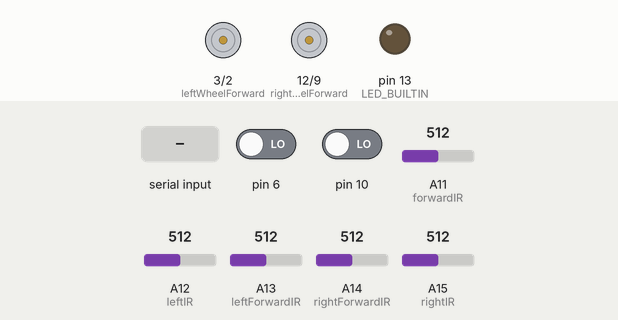
The sketch below on a simulated Arduino Mega 2560, built with avr-gcc and run on an emulated ATmega2560. Parts: motor-driver pin pairs drawn as motors (green arrow = first pin HIGH = forward, orange = second pin HIGH = backward, longer = more drive, scaled by the enable pin), output pins drawn as LEDs (lit = HIGH). The inputs (shaded band) are chosen by the test bench; at power-on: pin 6 LOW, pin 10 LOW, A11 (forwardIR) = 512, A12 (leftIR) = 512, A13 (leftForwardIR) = 512, A14 (rightForwardIR) = 512, A15 (rightIR) = 512. What the sketch prints to the serial monitor is not drawn.

Above: at 1.2 s.
1.3 s: byte 108 (108) received over Serial
At 2.2 s:
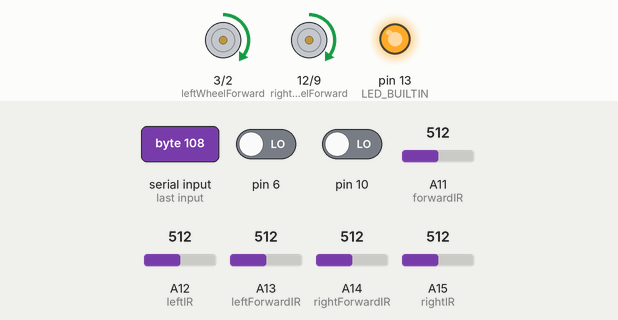
4.3 s: "1" received over Serial
At 4.6 s:
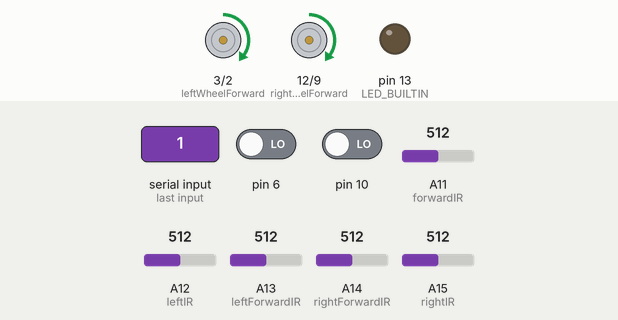
5.8 s: byte 54 (54) received over Serial
At 6.9 s:
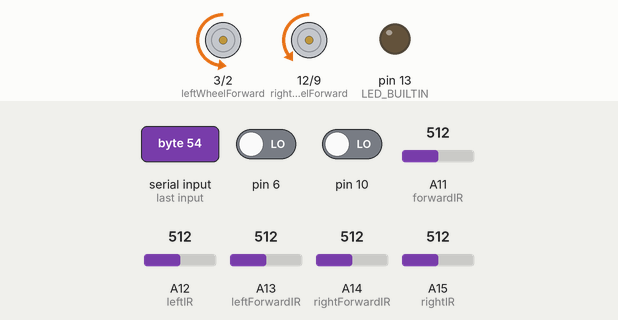
7.3 s: byte 55 (55) received over Serial
At 7.6 s:
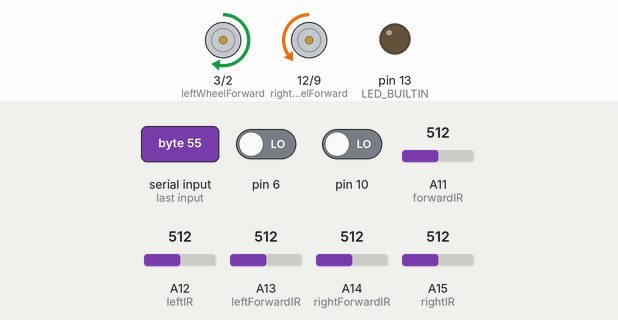
8.8 s: pin 6 driven HIGH
At 10.0 s:
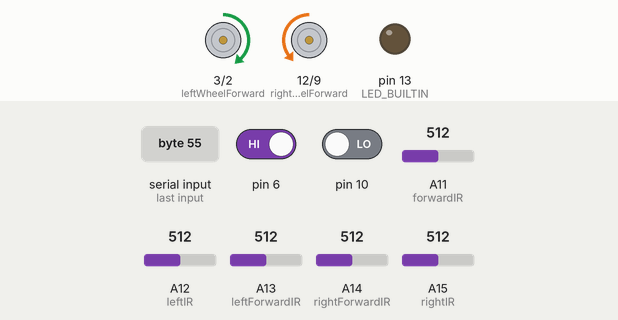
10.3 s: byte 56 (56) received over Serial
At 11.0 s:
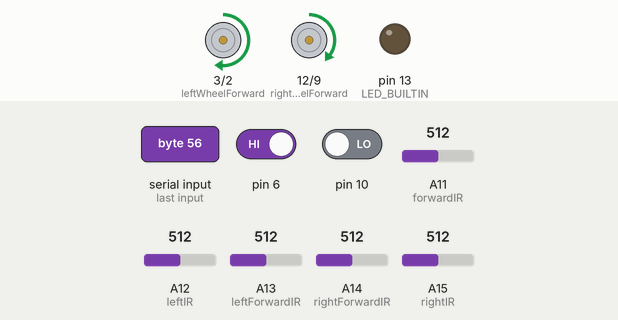
Timing chart, 0 to 12.8 s (numbered marks = the images above; inputs shaded):
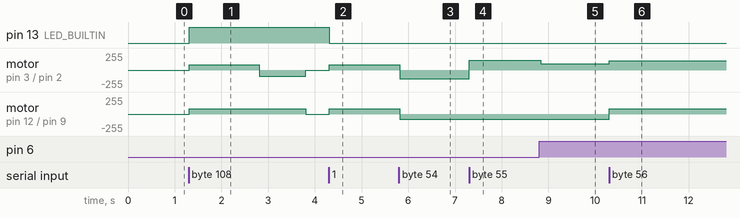

Measured:
- after the input at 1.3 s, pin 13 (LED_BUILTIN): LOW → HIGH at once; motor on pin 3 (leftWheelForward) / pin 2 (leftWheelBackward): stopped → forward 80/255 at once, → backward 92/255 1.5 s later, → stopped 1.0 s later; motor on pin 12 (rightWheelForward) / pin 9 (rightWheelBackward): stopped → forward 80/255 at once, → stopped 2.5 s later
- after the input at 4.3 s, pin 13 (LED_BUILTIN): HIGH → LOW at once
- after the input at 5.8 s, motor on pin 3 (leftWheelForward) / pin 2 (leftWheelBackward): forward 80/255 → backward 128/255 at once; motor on pin 12 (rightWheelForward) / pin 9 (rightWheelBackward): forward 80/255 → backward 80/255 at once
- after the input at 7.3 s, motor on pin 3 (leftWheelForward) / pin 2 (leftWheelBackward): backward 128/255 → forward 147/255 at once
- after the input at 8.8 s, motor on pin 3 (leftWheelForward) / pin 2 (leftWheelBackward): forward 147/255 → forward 92/255 at once; motor on pin 12 (rightWheelForward) / pin 9 (rightWheelBackward): backward 80/255 → backward 81/255 after 0.06 s
- after the input at 10.3 s, motor on pin 3 (leftWheelForward) / pin 2 (leftWheelBackward): forward 92/255 → forward 140/255 at once; motor on pin 12 (rightWheelForward) / pin 9 (rightWheelBackward): backward 81/255 → forward 80/255 at once

The sketch:

arduino.ino
```cpp
//Motors START
//right motors
const int rightWheelEnable = 8;
const int rightWheelForward = 12;
const int rightWheelBackward = 9;
//Left motors
const int leftWheelEnable = 4;
const int leftWheelForward = 3;
const int leftWheelBackward = 2;
//Motors END

//Wheel encoders
int currentLeft;
int currentRight;
int tempLeft;
int tempRight;
int leftChanged;
int rightChanged;

//IR sensors START
const int leftForwardIR = A13;
const int leftIR = A12;
const int rightIR = A15;
const int forwardIR = A11;
const int rightForwardIR = A14;
//IR sensors END

int last1;
int last2;

int count1;
int count2;

int rightSpeed = 80;
int leftSpeed = 80;
int speedConst = 80;
int maxSpeed = 95;

int val = 0;

int sensor1;
int sensor2;
int sensor3;
int sensor4;
int sensor5;
String inString;
int inChar;

void setup() {

  currentLeft = -1;
  currentRight = -1;
  leftChanged = 0;
  rightChanged = 0;
  inChar = 48;

  pinMode(leftWheelEnable, OUTPUT);
  pinMode(leftWheelForward, OUTPUT);
  pinMode(leftWheelBackward, OUTPUT);

  pinMode(rightWheelEnable, OUTPUT);
  pinMode(rightWheelForward, OUTPUT);
  pinMode(rightWheelBackward, OUTPUT);

  digitalWrite(leftWheelEnable, 1);
  digitalWrite(rightWheelEnable, 1);

  pinMode(10, INPUT);
  pinMode(6, INPUT);

  Serial.begin(9600);

  driveEnable();
  driveStop();

   pinMode(LED_BUILTIN, OUTPUT);
   digitalWrite(LED_BUILTIN, LOW);
}

int turnBool = 0;
int lastChar = 48;
unsigned long beginTime = 0;

// the loop routine runs over and over again forever:
void loop() {


  if (Serial.available()) {
    inChar = Serial.read();
      if (inChar == 48) {
        driveStop();
      }
  }

  controlRobot();

  //read sensor Start
  sensor1 = analogRead(leftIR);
  sensor2 = analogRead(leftForwardIR);
  sensor3 = analogRead(forwardIR);
  sensor4 = analogRead(rightForwardIR);
  sensor5 = analogRead(rightIR);
  //read sensor End

  String slanje = "";
  slanje.concat(sensor1);
  slanje.concat(";");
  slanje.concat(sensor2);
  slanje.concat(";");
  slanje.concat(sensor3);
  slanje.concat(";");
  slanje.concat(sensor4);
  slanje.concat(";");
  slanje.concat(sensor5);
  slanje.concat(";");
  Serial.println(slanje);

}

void driveEnable(){
  digitalWrite(leftWheelEnable, 1);
  digitalWrite(rightWheelEnable, 1);
}

void driveStop(){
  analogWrite(leftWheelBackward, 0);
  analogWrite(rightWheelBackward, 0);
  analogWrite(leftWheelForward, 0);
  analogWrite(rightWheelForward, 0);
}

void driveForward(int driveSpeed){
  if(driveSpeed > 220){
    driveSpeed = 220;
  }
  analogWrite(leftWheelBackward, 0);
  analogWrite(rightWheelBackward, 0);
  analogWrite(leftWheelForward, driveSpeed);
  analogWrite(rightWheelForward, driveSpeed);
}

void driveForwardSep(int driveSpeedRight, int driveSpeedLeft){
  if(driveSpeedLeft > 220){
    driveSpeedLeft = speedConst;
  }
  if(driveSpeedRight > 220){
    driveSpeedRight = speedConst;
  }
  analogWrite(leftWheelBackward, 0);
  analogWrite(rightWheelBackward, 0);
  analogWrite(leftWheelForward, driveSpeedLeft);
  analogWrite(rightWheelForward, driveSpeedRight);
}

void driveBackward(int driveSpeed){
  if(driveSpeed > 220){
    driveSpeed = 220;
  }
  analogWrite(leftWheelForward, 0);
  analogWrite(rightWheelForward, 0);
  analogWrite(leftWheelBackward, driveSpeed);
  analogWrite(rightWheelBackward, driveSpeed);
}

void driveBackwardSep(int driveSpeedRight, int driveSpeedLeft){
  if(driveSpeedLeft > 220){
    driveSpeedLeft = 220;
  }
  if(driveSpeedRight > 220){
    driveSpeedRight = 220;
  }
  analogWrite(leftWheelForward, 0);
  analogWrite(rightWheelForward, 0);
  analogWrite(leftWheelBackward, driveSpeedLeft);
  analogWrite(rightWheelBackward, driveSpeedRight);
}

void driveLeft(int driveSpeedRight, int driveSpeedLeft){
  if(driveSpeedLeft > 220){
    driveSpeedLeft = 220;
  }
  if(driveSpeedRight > 220){
    driveSpeedRight = 220;
  }
  analogWrite(leftWheelForward, 0);
  analogWrite(rightWheelForward, driveSpeedRight);
  analogWrite(leftWheelBackward, 1.15*driveSpeedLeft);
  analogWrite(rightWheelBackward, 0);
}

void driveRight(int driveSpeedRight, int driveSpeedLeft){
  if(driveSpeedLeft > 220){
    driveSpeedLeft = 220;
  }
  if(driveSpeedRight > 220){
    driveSpeedRight = 220;
  }
  analogWrite(leftWheelForward, 1.15*driveSpeedLeft);
  analogWrite(rightWheelForward, 0);
  analogWrite(leftWheelBackward, 0);
  analogWrite(rightWheelBackward, driveSpeedRight);
}

void turnLeft(){
  digitalWrite(LED_BUILTIN, HIGH);
  voziNpredNazad(1);
  delay(1500);
  voziNpredNazad(3);
  delay(1000);
  driveStop();
  delay(500);
  digitalWrite(LED_BUILTIN, LOW);
}

void turnRight(){
  digitalWrite(LED_BUILTIN, HIGH);
  voziNpredNazad(1);
  delay(1500);
  voziNpredNazad(7);
  delay(1000);
  driveStop();
  delay(500);
  digitalWrite(LED_BUILTIN, LOW);
}

void controlRobot() {
  switch (inChar) {
    case 49: // 1 - forward
      voziNpredNazad(1);
      break;
    case 50: // 2
      voziNpredNazad(2);
      break;
    case 51: // 3 - left
      voziNpredNazad(3);
      break;
    case 52: // 4
      voziNpredNazad(4);
      break;
    case 53: // 5 - backward
      voziNpredNazad(5);
      break;
    case 54: // 6
      voziNpredNazad(6);
      break;
    case 55: // 7 - right
      voziNpredNazad(7);
      break;
    case 56: // 8
      voziNpredNazad(8);
      break;
    case 108: // 108 turn left on junction
      turnBool = 1;
      turnLeft();
      break;
    case 114: // 114 turn right on junction
      turnBool = 1;
      turnRight();
      break;
    default:
      driveStop();
      break;
  }

}

void voziNpredNazad(int param){
  leftChanged = 0;
  rightChanged = 0;

  if(param == 1){ //forward
    driveForwardSep(leftSpeed, rightSpeed);
  } else if (param == 5){ //baskward
    driveBackwardSep(leftSpeed, rightSpeed);
  } else if (param == 3){ //left
    driveLeft(leftSpeed, rightSpeed);
  } else if (param == 7){ //right
    driveRight(leftSpeed, rightSpeed);
  } else if (param == 8){ //forward-left
    rightSpeed = leftSpeed * 1.75;
    driveForwardSep(leftSpeed, rightSpeed);
  } else if (param == 2){ //forward-right
    leftSpeed = rightSpeed * 1.45;
    driveForwardSep(leftSpeed, rightSpeed);
  } else if (param == 4){ //backward-right
    leftSpeed = rightSpeed * 1.45;
    driveBackwardSep(leftSpeed, rightSpeed);
  } else if (param == 6){ //back-left
    rightSpeed = leftSpeed * 1.6;
    driveBackwardSep(leftSpeed, rightSpeed);
  }  else { //default
    driveForwardSep(leftSpeed, rightSpeed);
  }


  tempLeft = digitalRead(10);   // read the input pin
  tempRight = digitalRead(6);   // read the input pin

  if (tempLeft != currentLeft){
    currentLeft = tempLeft;
    leftChanged = 1;
  }
  if (tempRight != currentRight){
    currentRight = tempLeft;
    rightChanged = 1;
  }


  if (leftChanged == rightChanged){
    return;
  }

  if (leftChanged == 0){ //left wheel is slower then right
    if( rightSpeed >= leftSpeed){
      if( rightSpeed >= maxSpeed ){
        rightSpeed = speedConst;
        leftSpeed = speedConst;
      }else{
        leftSpeed++;
      }
    }
  }
  if (rightChanged == 0){ //right wheel is slower then left
    if( leftSpeed >= rightSpeed){
      if( leftSpeed >= maxSpeed ){
        rightSpeed = speedConst;
        leftSpeed = speedConst;
      }else{
        rightSpeed++;
      }
    }
  }
}
```
